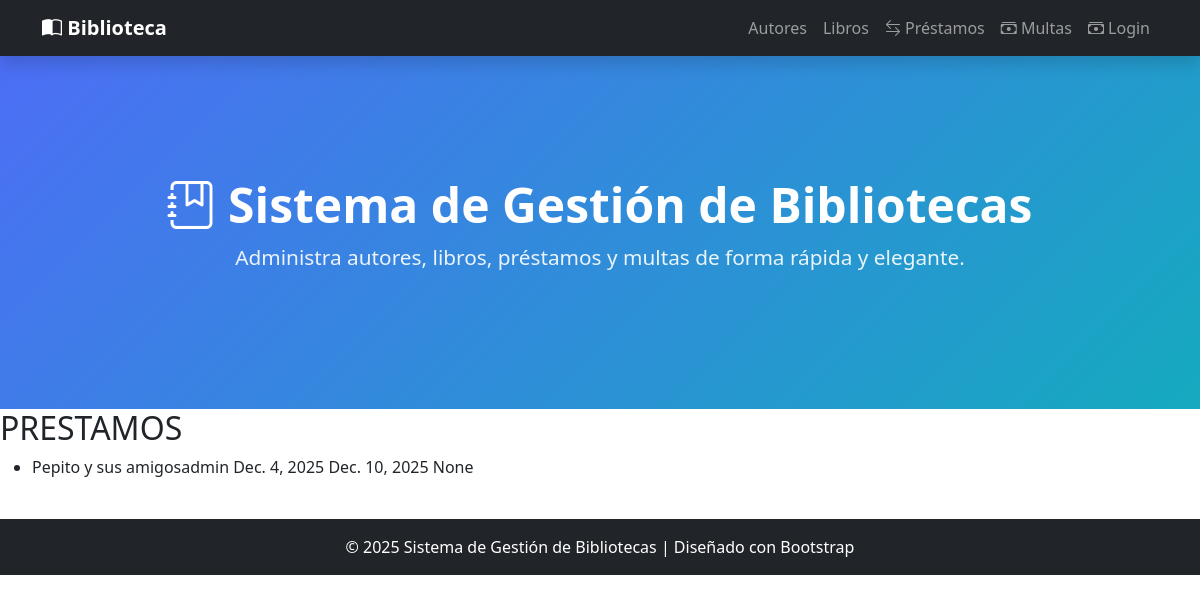
The page /prestamos/ on the database its author committed.
### gestion/models.py (models this page shows, shortened)
class Prestamo(models.Model):
    libro = models.ForeignKey(Libro,related_name="Prestamos",on_delete=models.PROTECT)
    usuario = models.ForeignKey(settings.AUTH_USER_MODEL, related_name="Prestamos", on_delete=models.PROTECT)  #Usuarios propios de Django, se importa desde el modelo de settings
    fecha_prestamos = models.DateField(default=timezone.now) #Usa la fecha del equipo actual
    fecha_max = models.DateField()
    fecha_devolucion = models.DateField(blank= True,null=True) #Para que me permita crear con datos en blanco en esta campo
    class Meta:
        permissions = (
            ("Ver_prestamos", "Puede ver prestamos"),
            ("gestionar_prestamos","Puede gestionar prestamos"),
        )

class Libro(models.Model):
    titulo = models.CharField(max_length=50)
    autor = models.ForeignKey(Autor,related_name="Libros", on_delete=models.PROTECT)    #Aqui en vez de one2many, las relaciones se hacen con llaves
    disponible = models.BooleanField(default=True)
    def __str__(self):
        return f"{self.titulo}"  #En este apartado que es visual no hay que hacer makemigrations

### gestion/views.py (the view)
# urls.py: path('prestamos/',lista_prestamos, name="lista_prestamo"),
def lista_prestamos(request):
    prestamos = Prestamo.objects.all() #Devuelve toda la lista
    return render(request, 'gestion/templates/prestamos.html',{'prestamos':prestamos})

### gestion/templates/prestamos.html
{% extends "index.html" %}
{% block contenido %}
<h2> PRESTAMOS </h2>
<ul> {% for prestamo in prestamos%}
    <li> {{ prestamo.libro }}{{ prestamo.usuario }} {{ prestamo.fecha_prestamos }} {{ prestamo.fecha_max }} {{ prestamo.fecha_devolucion }}
    </li>
    {% endfor %}
</ul>
{% endblock %}

### rows shown on the page
Prestamo: libro "Pepito y sus amigos", usuario "admin", fecha_prestamos "Dec. 4, 2025", fecha_max "Dec. 10, 2025", fecha_devolucion "None"
